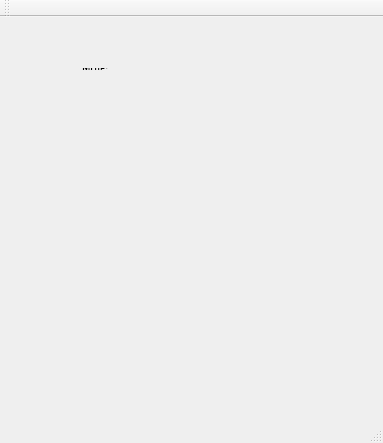
<?xml version="1.0" encoding="UTF-8"?>
<ui version="4.0">
 <class>MainWindow</class>
 <widget class="QMainWindow" name="MainWindow">
  <property name="geometry">
   <rect>
    <x>0</x>
    <y>0</y>
    <width>383</width>
    <height>443</height>
   </rect>
  </property>
  <property name="sizePolicy">
   <sizepolicy hsizetype="Preferred" vsizetype="Preferred">
    <horstretch>0</horstretch>
    <verstretch>0</verstretch>
   </sizepolicy>
  </property>
  <property name="windowTitle">
   <string>QR二维码</string>
  </property>
  <widget class="QWidget" name="centralWidget">
   <widget class="QLabel" name="labelImg">
    <property name="geometry">
     <rect>
      <x>31</x>
      <y>88</y>
      <width>296</width>
      <height>296</height>
     </rect>
    </property>
    <property name="text">
     <string/>
    </property>
   </widget>
   <widget class="QWidget" name="">
    <property name="geometry">
     <rect>
      <x>70</x>
      <y>40</y>
      <width>226</width>
      <height>24</height>
     </rect>
    </property>
    <layout class="QHBoxLayout" name="horizontalLayout">
     <item>
      <layout class="QHBoxLayout" name="horizontalLayout_2">
       <item>
        <widget class="QLabel" name="label">
         <property name="text">
          <string>地址:</string>
         </property>
        </widget>
       </item>
       <item>
        <spacer name="horizontalSpacer">
         <property name="orientation">
          <enum>Qt::Horizontal</enum>
         </property>
         <property name="sizeHint" stdset="0">
          <size>
           <width>40</width>
           <height>20</height>
          </size>
         </property>
        </spacer>
       </item>
      </layout>
     </item>
     <item>
      <widget class="QLabel" name="labelInfo">
       <property name="minimumSize">
        <size>
         <width>140</width>
         <height>0</height>
        </size>
       </property>
       <property name="text">
        <string/>
       </property>
      </widget>
     </item>
    </layout>
   </widget>
  </widget>
  <widget class="QToolBar" name="mainToolBar">
   <attribute name="toolBarArea">
    <enum>TopToolBarArea</enum>
   </attribute>
   <attribute name="toolBarBreak">
    <bool>false</bool>
   </attribute>
  </widget>
  <widget class="QStatusBar" name="statusBar"/>
 </widget>
 <layoutdefault spacing="6" margin="11"/>
 <resources/>
 <connections/>
</ui>
